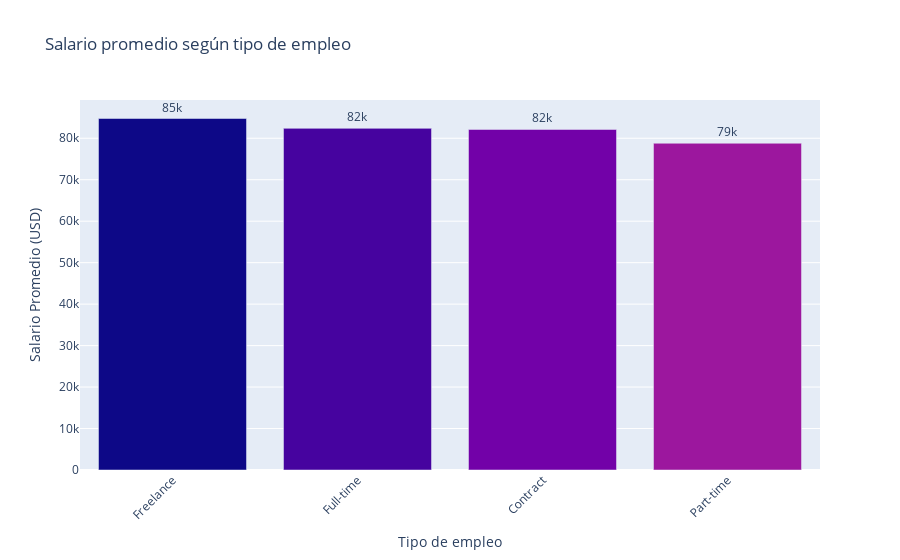

The notebook cell saved with this chart:
### Code cell
# --- Pregunta 5: Salario promedio según tipo de empleo ---

# Agrupar por tipo de empleo y calcular salario promedio
salary_by_employment = (
    df.groupby('employment_type')['salary_usd']
    .mean()
    .sort_values(ascending=False)
    .reset_index()
)

# Gráfico de barras con escala Viridis
fig_employment = px.bar(
    salary_by_employment,
    x='employment_type',
    y='salary_usd',
    title='Salario promedio según tipo de empleo',
    labels={'employment_type': 'Tipo de empleo', 'salary_usd': 'Salario Promedio (USD)'},
    text='salary_usd',
    color='employment_type',
    color_discrete_sequence=px.colors.sequential.Plasma
)
fig_employment.update_traces(texttemplate='%{text:.2s}', textposition='outside')
fig_employment.update_layout(xaxis={'categoryorder': 'total descending'}, xaxis_tickangle=-45, showlegend=False)

fig_employment.show()

### Figure 1 — Plotly figure (JSON) as saved in the notebook; plotly's stock layout.template omitted (floating-point values rounded to 4 significant figures)
{"data": [{"hovertemplate": "Tipo de empleo=%{x}<br>Salario Promedio (USD)=%{text}<extra></extra>", "legendgroup": "Freelance", "marker": {"color": "#0d0887", "pattern": {"shape": ""}}, "name": "Freelance", "orientation": "v", "showlegend": true, "text": [84770.0], "textposition": "outside", "texttemplate": "%{text:.2s}", "type": "bar", "x": ["Freelance"], "xaxis": "x", "y": [84770.0], "yaxis": "y"}, {"hovertemplate": "Tipo de empleo=%{x}<br>Salario Promedio (USD)=%{text}<extra></extra>", "legendgroup": "Full-time", "marker": {"color": "#46039f", "pattern": {"shape": ""}}, "name": "Full-time", "orientation": "v", "showlegend": true, "text": [82390.0], "textposition": "outside", "texttemplate": "%{text:.2s}", "type": "bar", "x": ["Full-time"], "xaxis": "x", "y": [82390.0], "yaxis": "y"}, {"hovertemplate": "Tipo de empleo=%{x}<br>Salario Promedio (USD)=%{text}<extra></extra>", "legendgroup": "Contract", "marker": {"color": "#7201a8", "pattern": {"shape": ""}}, "name": "Contract", "orientation": "v", "showlegend": true, "text": [82120.0], "textposition": "outside", "texttemplate": "%{text:.2s}", "type": "bar", "x": ["Contract"], "xaxis": "x", "y": [82120.0], "yaxis": "y"}, {"hovertemplate": "Tipo de empleo=%{x}<br>Salario Promedio (USD)=%{text}<extra></extra>", "legendgroup": "Part-time", "marker": {"color": "#9c179e", "pattern": {"shape": ""}}, "name": "Part-time", "orientation": "v", "showlegend": true, "text": [78790.0], "textposition": "outside", "texttemplate": "%{text:.2s}", "type": "bar", "x": ["Part-time"], "xaxis": "x", "y": [78790.0], "yaxis": "y"}], "layout": {"barmode": "relative", "legend": {"title": {"text": "Tipo de empleo"}, "tracegroupgap": 0}, "showlegend": false, "title": {"text": "Salario promedio según tipo de empleo"}, "xaxis": {"anchor": "y", "categoryarray": ["Freelance", "Full-time", "Contract", "Part-time"], "categoryorder": "total descending", "domain": [0, 1], "tickangle": -45, "title": {"text": "Tipo de empleo"}}, "yaxis": {"anchor": "x", "domain": [0, 1], "title": {"text": "Salario Promedio (USD)"}}}}
